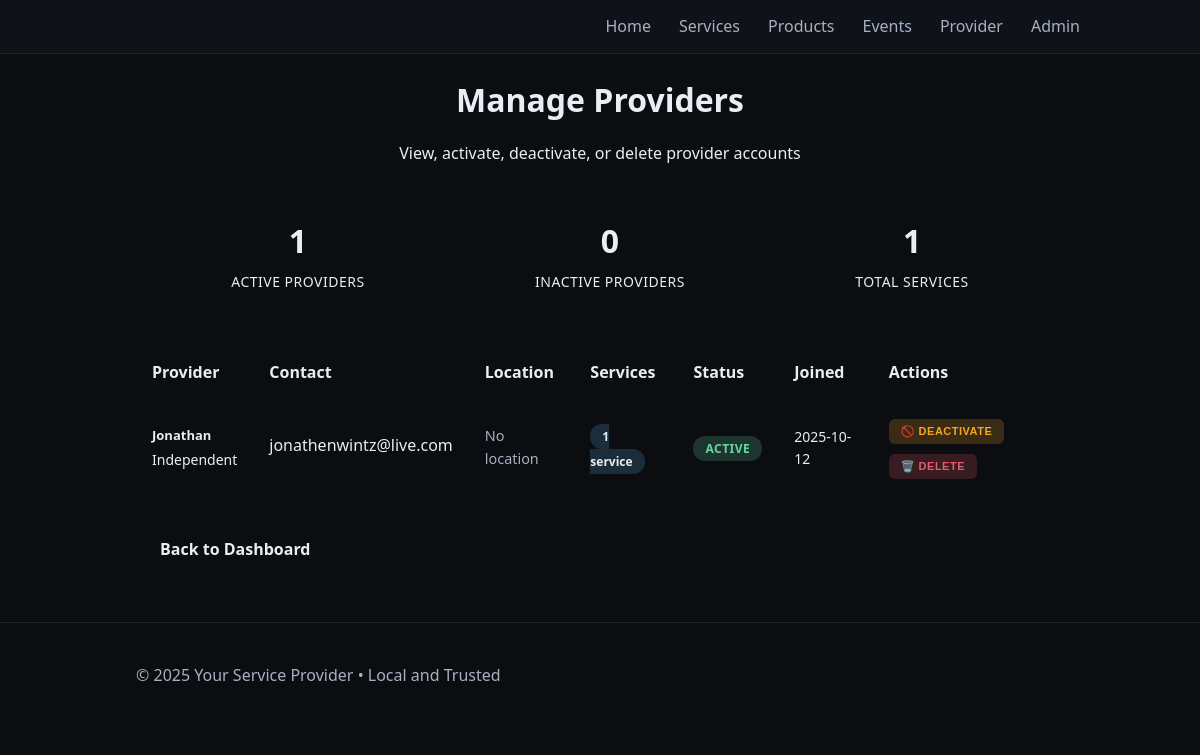
/admin/provider, run on the app's committed database.
### tables this page shows
CREATE TABLE providers (
              id INTEGER PRIMARY KEY AUTOINCREMENT,
              email TEXT UNIQUE NOT NULL,
              password_hash TEXT NOT NULL,
              first_name TEXT,
              business_name TEXT,
              phone TEXT,
              base_zip TEXT,
              address TEXT,
              about TEXT,
              profile_photo TEXT,
              active INTEGER NOT NULL DEFAULT 1,
              created_at TEXT NOT NULL
            );

### app.py (the view)
    @app.route("/admin/provider")
    @login_required
    def admin_provider():
        with closing(get_db()) as db:
            cur = db.cursor()
            cur.execute("""
                SELECT p.id, p.email, p.first_name, p.business_name, p.phone, p.base_zip,
                       p.active, p.created_at, COUNT(s.id) as service_count
                FROM providers p
                LEFT JOIN services s ON s.provider_id = p.id AND s.active = 1
                GROUP BY p.id
                ORDER BY p.created_at DESC
            """)
            providers = cur.fetchall()
        return render_template("admin_providers.html", providers=providers, title="Manage Providers")

### app.py (called while the page is built)
def get_db():
    conn = sqlite3.connect(DB_PATH)
    conn.row_factory = sqlite3.Row
    return conn

### templates/admin_providers.html (shortened to what this page needs)
{% extends "base.html" %}
{% block content %}
<div class="main-content">
    <div class="page-header">
        <h1>Manage Providers</h1>
        <p>View, activate, deactivate, or delete provider accounts</p>
    </div>
    <div class="providers-overview">
        <div class="stats-row">
            <div class="stat-item">
                <span class="stat-number">{{ providers|selectattr('active')|list|length }}</span>
                <span class="stat-label">Active Providers</span>
            </div>
            <div class="stat-item">
                <span class="stat-number">{{ providers|rejectattr('active')|list|length }}</span>
                <span class="stat-label">Inactive Providers</span>
            </div>
            <div class="stat-item">
                <span class="stat-number">{{ providers|sum(attribute='service_count') }}</span>
                <span class="stat-label">Total Services</span>
            </div>
        </div>
    </div>
    <div class="providers-table-container">
        <table class="providers-table">
            <thead>
                <tr>
                    <th>Provider</th>
                    <th>Contact</th>
                    <th>Location</th>
                    <th>Services</th>
                    <th>Status</th>
                    <th>Joined</th>
                    <th>Actions</th>
                </tr>
            </thead>
            <tbody>
                {% for provider in providers %}
                <tr class="{% if not provider.active %}inactive-row{% endif %}">
                    <td class="provider-info">
                        <div class="provider-name">
                            {{ provider.first_name or provider.business_name or 'Unnamed Provider' }}
                        </div>
                        <div class="provider-business">
                            {% if provider.first_name and provider.business_name and provider.first_name != provider.business_name %}
                                {{ provider.business_name }}
                            {% endif %}
                        </div>
                    </td>
                    <td class="contact-info">
                        <div class="email">{{ provider.email }}</div>
                    </td>
                    <td class="location">
                        {% if provider.base_zip %}
                            ZIP: {{ provider.base_zip }}
                        {% else %}
                            <span class="muted">No location</span>
                        {% endif %}
                    </td>
                    <td class="services-count">
                        <span class="service-badge {% if provider.service_count > 0 %}has-services{% endif %}">
                            {{ provider.service_count }} service{{ 's' if provider.service_count != 1 else '' }}
                        </span>
                    </td>
                    <td class="status">
                        {% if provider.active %}
                            <span class="status-badge active">Active</span>
                        {% else %}
                            <span class="status-badge inactive">Inactive</span>
                        {% endif %}
                    </td>
                    <td class="join-date">
                        {{ provider.created_at[:10] if provider.created_at else 'Unknown' }}
                    </td>
                    <td class="actions">
                        <div class="action-buttons">
                            <form method="post" action="{{ url_for('admin_provider_toggle', provider_id=provider.id) }}" style="display: inline;">
                                {% if provider.active %}
                                    <button type="submit" class="btn-action deactivate" title="Deactivate Provider">
                                        🚫 Deactivate
                                    </button>
                                {% else %}
                                    <button type="submit" class="btn-action activate" title="Activate Provider">
                                        ✅ Activate
                                    </button>
                                {% endif %}
                            </form>
                            <form method="post" action="{{ url_for('admin_provider_delete', provider_id=provider.id) }}" style="display: inline;">
                                <button type="submit" class="btn-action delete" title="Permanently Delete Provider"
                                        onclick="return confirm('Are you sure you want to permanently delete this provider and all their services? This action cannot be undone.')">
                                    🗑️ Delete
                                </button>
                            </form>
                        </div>
                    </td>
                </tr>
                {% endfor %}
            </tbody>
        </table>
    </div>
    <div class="admin-nav">
        <a href="{{ url_for('admin_dashboard') }}" class="btn btn-secondary">Back to Dashboard</a>
    </div>
</div>
{% endblock %}

### static/styles.css (style rules this page uses)
:root { --bg: #0b0d10; --panel: #141920; --text: #e9eef5; --muted: #a7b1c2; --accent: #5aa9e6; --accent-2: #9cd3f7; --danger: #e35d6a; --ok: #65d6a7; --warn: #f5a623; }
* { box-sizing: border-box; }
body { margin: 0; font-family: system-ui, -apple-system, Segoe UI, Roboto, Arial, sans-serif; background: var(--bg); color: var(--text); line-height: 1.55; }
.btn { display: inline-block; padding: 10px 16px; background: var(--accent); color: #071019; border-radius: 8px; text-decoration: none; font-weight: 600; border: 0; cursor: pointer; }
.muted { color: var(--muted); font-size: 0.9rem; }
.admin-nav { display: flex; gap: 8px; }
.action-buttons { display: flex; gap: 8px; }
.stat-number { font-size: 36px; font-weight: 700; color: var(--accent); margin-bottom: 8px; }
.stat-label { color: var(--muted); font-size: 14px; font-weight: 500; text-transform: uppercase; letter-spacing: 0.5px; }
.status-badge { padding: 4px 8px; border-radius: 6px; font-size: 12px; font-weight: 600; text-transform: uppercase; letter-spacing: 0.5px; }
.status-badge.active { background: rgba(101, 214, 167, 0.2); color: var(--ok); }
.provider-name { color: var(--muted); font-size: 13px; }
.actions { display: flex; gap: 8px; align-items: center; }

### templates/admin_providers.html (style rules this page uses)
.page-header { margin-bottom: 30px; text-align: center; }
.page-header h1 { color: var(--accent-color); margin-bottom: 8px; }
.page-header p { color: var(--text-secondary); font-size: 16px; }
.providers-overview { margin-bottom: 30px; background: var(--surface-color); border: 1px solid var(--border-color); border-radius: 12px; padding: 20px; }
.stats-row { display: flex; justify-content: space-around; gap: 20px; }
.stat-item { text-align: center; }
.stat-number { display: block; font-size: 32px; font-weight: bold; color: var(--accent-color); margin-bottom: 4px; }
.stat-label { font-size: 14px; color: var(--text-secondary); text-transform: uppercase; letter-spacing: 0.5px; }
.providers-table-container { background: var(--surface-color); border: 1px solid var(--border-color); border-radius: 12px; overflow-x: auto; margin-bottom: 30px; }
.providers-table { width: 100%; border-collapse: collapse; }
.providers-table th, .providers-table td { padding: 16px; text-align: left; border-bottom: 1px solid var(--border-color); }
.providers-table th { background: var(--bg-color); font-weight: 600; color: var(--accent-color); position: sticky; top: 0; }
.provider-info .provider-name { font-weight: 600; color: var(--text-color); margin-bottom: 4px; }
.provider-info .provider-business { font-size: 14px; color: var(--text-secondary); }
.contact-info .email { color: var(--accent-color); margin-bottom: 4px; }
.location { color: var(--text-secondary); font-size: 14px; }
.service-badge { padding: 4px 12px; border-radius: 12px; font-size: 12px; font-weight: 600; background: rgba(163, 177, 194, 0.2); color: var(--muted); }
.service-badge.has-services { background: rgba(90, 169, 230, 0.2); color: var(--accent-color); }
.status-badge { padding: 4px 12px; border-radius: 12px; font-size: 12px; font-weight: 600; text-transform: uppercase; letter-spacing: 0.5px; }
.status-badge.active { background: rgba(101, 214, 167, 0.2); color: var(--ok); }
.join-date { color: var(--text-secondary); font-size: 14px; }
.action-buttons { display: flex; gap: 8px; flex-wrap: wrap; }
.btn-action { padding: 6px 12px; border: none; border-radius: 6px; font-size: 11px; font-weight: 600; cursor: pointer; transition: all 0.2s ease; text-transform: uppercase; letter-spacing: 0.5px; }
.btn-action.deactivate { background: rgba(245, 166, 35, 0.2); color: var(--warn); }
.btn-action.delete { background: rgba(227, 93, 106, 0.2); color: var(--danger); }
.admin-nav { text-align: center; }
.btn { padding: 12px 24px; border: none; border-radius: 8px; cursor: pointer; text-decoration: none; display: inline-block; font-size: 16px; transition: all 0.3s ease; }
.btn-secondary { background: var(--surface-color); color: var(--text-color); border: 1px solid var(--border-color); }

### data on the page
providers: first_name "Jonathan", business_name "Independent", email "jonathenwintz@live.com", service_count "1", shows "ACTIVE", created_at "2025-10-12", shows "🚫 DEACTIVATE"

### other printed values
{{ providers|selectattr('active')|list|length }} "1"
{{ providers|rejectattr('active')|list|length }} "0"
{{ providers|sum(attribute='service_count') }} "1"
{{ profile.business_name or "Local Provider Services" }} "Your Service Provider"
